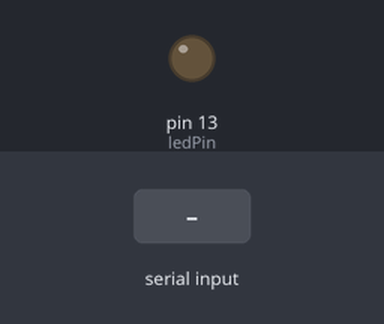
Bench run of a sketch on a simulated Arduino Uno, built with avr-gcc and run on an emulated ATmega328P. Parts: output pins drawn as LEDs (lit = HIGH). Inputs (shaded band) come from the test bench.

Above: at 1.2 s.
1.3 s: "1" received over Serial
At 2.3 s:
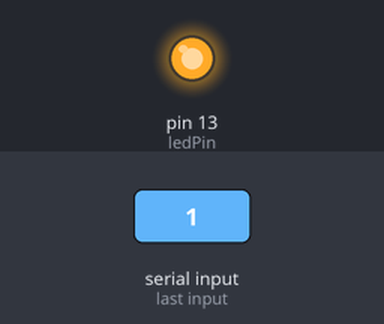
2.8 s: "0" received over Serial
At 3.4 s:
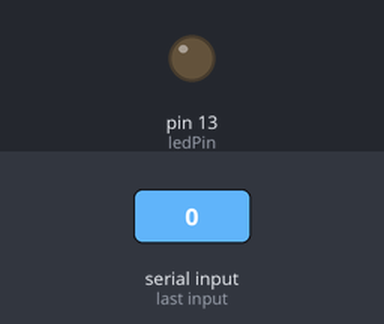
Timing chart, 0 to 5.8 s (numbered marks = the images above; inputs shaded):
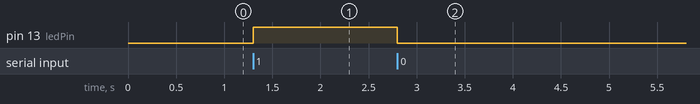

The sketch:

arduinoSample.ino
```cpp
/*
    This code pairs with the serialOutSample.cpp to receive input
    and change the LED state accordingly. We can receive commands
    in this way to perform corresponding claw functions.
    --Austin Powers 2014
*/
int ledPin = 13;
int state=0;
void setup() {
    pinMode(ledPin, OUTPUT); // pin will be used to for output
    Serial.begin(9600); // same as in your c++ script
}

void loop() {
  if (Serial.available() > 0)
  {
    state = Serial.read(); // used to read incoming data

    switch(state)// see what was sent to the board
    {
      case '1': // if the the one was sent
        digitalWrite(ledPin,HIGH);
      break;
      case '0': // if 0 was sent
        digitalWrite(ledPin,LOW);
      break;
      default:
      break;
    }
  }
}
```

Measured:
- after the input at 1.3 s, pin 13 (ledPin): LOW → HIGH at once
- after the input at 2.8 s, pin 13 (ledPin): HIGH → LOW at once
